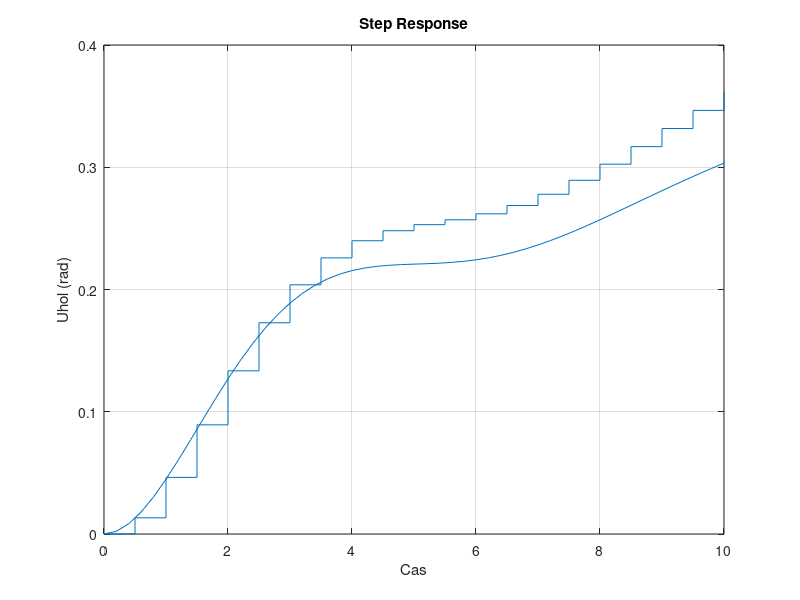

Here is the MATLAB script that generated this plot: (Note: this script raises an error after producing the figure.)
clear; clc; clf;

Ts=0.5;                       % [s] Vzorkovanie
u=0.1;                        % [rad] Vstup
x=[0 0 0]';                   % Pociatocny stav
np=5;                         % Horizont
upr=u*ones(np,1);             % Buduca sekvencia vstupov

Ac = [-0.313 56.7 0; -0.0139 -0.426 0; 0 56.7 0]; 
Bc = [0.232; 0.0203; 0];      % Matica vstupu
C = [0 0 1];                  % Matica vystupu
b777 = ss(Ac,Bc,C,[]);        % "Skutocna" dynamika

beta=0.0005;                  % Neistota modelu
model=ss(Ac+ones(3)*beta,Bc+ones(3,1)*beta,C,[]);
model=c2d(model,Ts);          % Diskretizacia
A=model.a; B=model.b;         % Matice A a B disk. mod.

step(b777*u)                  % "Skutocna" odozva
hold on; grid on              % Podrz graf, mriezka
step(model*u)                 % Odozva modelu
axis([0 10 0 0.4])            % Nastavenie osi
xlabel('Cas')                 % Os x
ylabel('Uhol (rad)')          % Os y

[M,N]=predikcia(A,B,np);      % Predikcne matice
dlzka=20;                     % Dlzka simulacie
for i=1:dlzka                 % For cyklus
  xpr=M*x+N*upr;              % Predikcia
  stairs((i-1)*Ts,x(3),'kx-') % "Skutocny" stav
  stairs([i:i+np-1]*Ts,xpr(3:3:end,:)','o-','Color', (ones(3,1)*dlzka/(i+1))/dlzka)
  [Y,T,X]=lsim(b777,[u u],[(i-1) i]*Ts,x);      
  x=X(end,:)';                % Dalsi "Skutocny" stav
  pause                       % Cakaj
end



